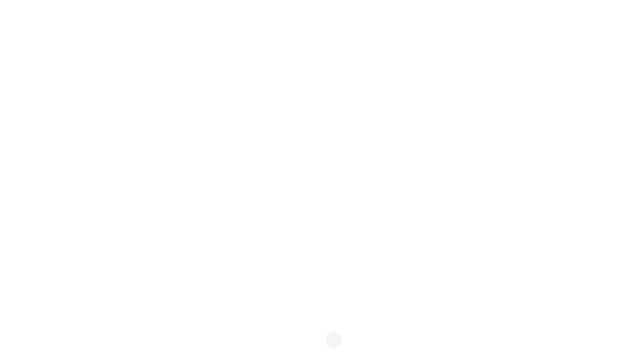
Frame 1 (no input)
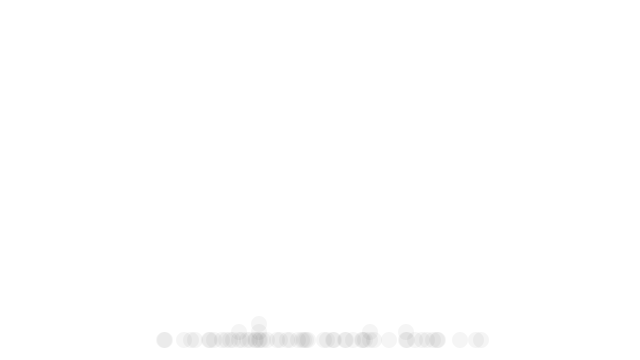
Frame 60 (the mouse pressed at the canvas centre just before this capture)
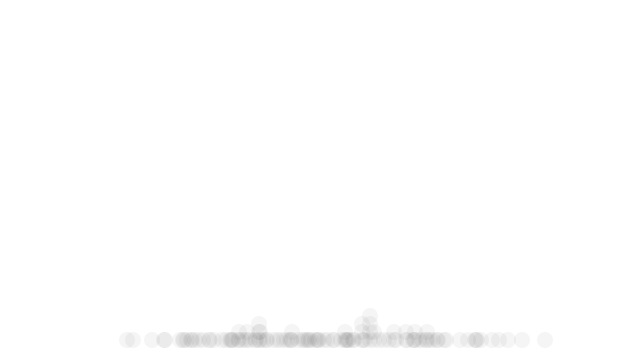
Frame 120 (the mouse held since frame 60 and released just before this capture)

The Processing sketch that drew these frames (run headless with seeded random() and noise(); from frame 60 on, the mouse is pressed at the canvas centre):

// Processing sketch: GaussianDistributionVizualization
// ── GaussianDistributionVizualization.pde
// The Nature of Code
// Daniel Shiffman
// http://natureofcode.com
int[] xvalues = {};

void setup() {
  size(640, 360);
  background(255);
}

void draw() {

  int count = -1;
  // Get a gaussian random number w/ mean of 0 and standard deviation of 1.0
  float xloc = randomGaussian();
  float sd = 100;                // Define a standard deviation
  float mean = width/2;         // Define a mean value (middle of the screen along the x-axis)
  xloc = ( xloc * sd ) + mean;  // Scale the gaussian random number by standard deviation and mean
  
  int x = (int)xloc;
  xvalues = append(xvalues,x);
  for(int i=0; i<xvalues.length;i++){
    if (x == xvalues[i]){
        count++;
    }
  }
  
  
  fill(0, 10);
  noStroke();
  

  ellipse(x, height-20 - count*8, 16, 16);   // Draw an ellipse at our "normal" random location
  
}
